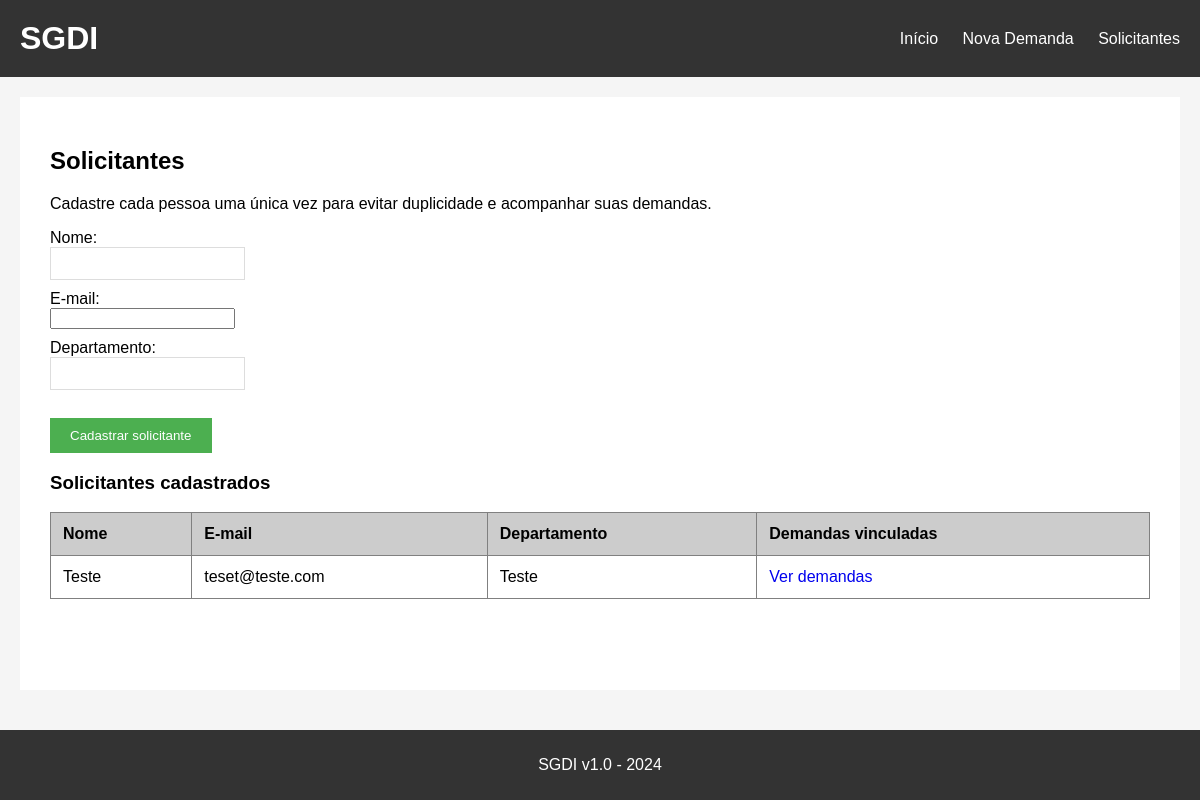
The page /solicitantes on the database as committed earlier.
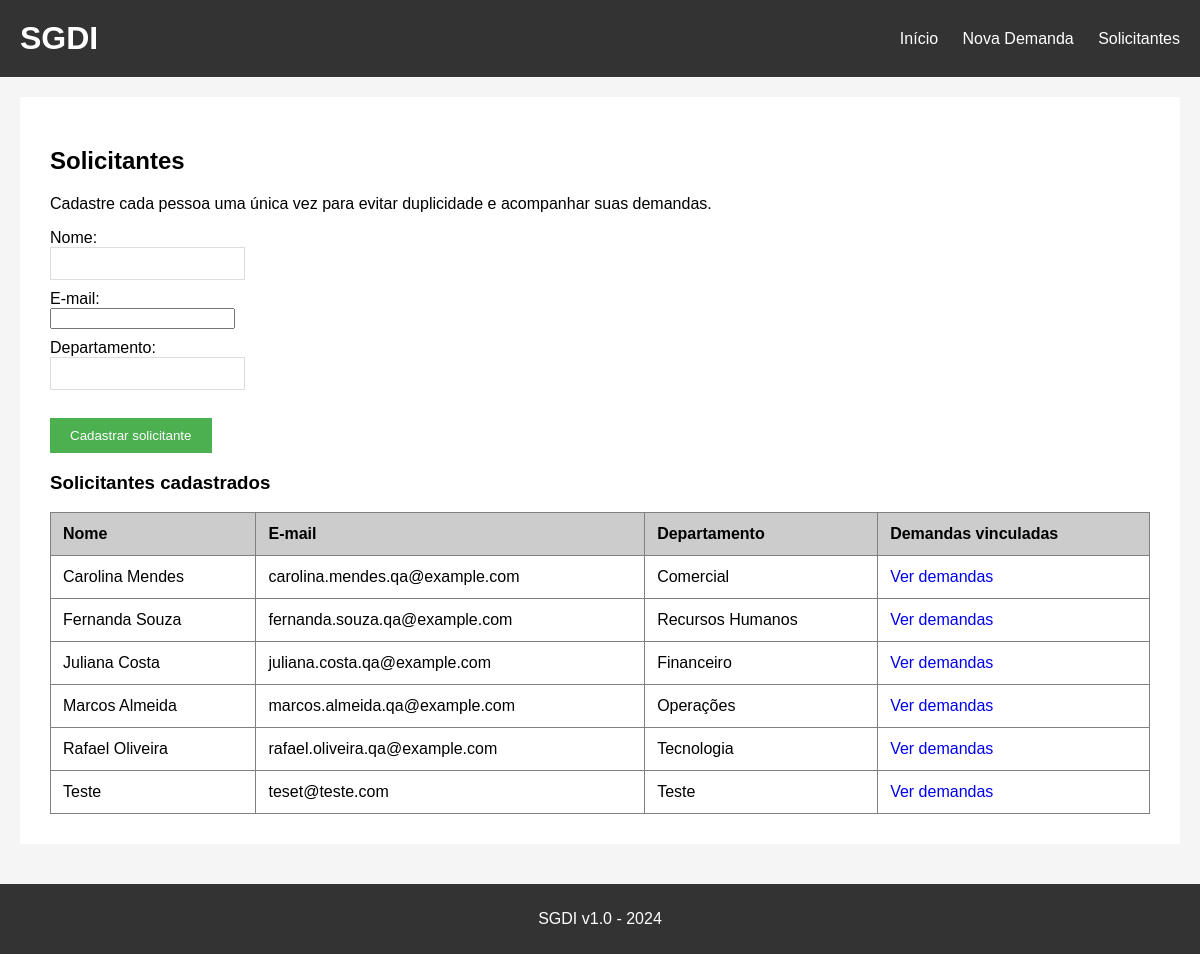
The same page on the database as committed later.
### tables this page shows
CREATE TABLE solicitantes (
        id INTEGER PRIMARY KEY AUTOINCREMENT,
        nome TEXT NOT NULL COLLATE NOCASE UNIQUE,
        email TEXT NOT NULL COLLATE NOCASE UNIQUE,
        departamento TEXT NOT NULL
    );

### app.py (the view, shortened to what this page needs)
@app.route('/solicitantes', methods=['GET', 'POST'])
def solicitantes():
    conn = get_db()
    ensure_schema(conn)
    cadastrados = get_solicitantes(conn)
    conn.close()
    return render_template('solicitantes.html', solicitantes=cadastrados)

### app.py (called while the page is built)
def get_db():
    conn = sqlite3.connect('demandas.db')
    conn.row_factory = sqlite3.Row
    conn.execute('PRAGMA foreign_keys = ON')
    return conn

def ensure_schema(conn):
    conn.execute('''CREATE TABLE IF NOT EXISTS solicitantes (
        id INTEGER PRIMARY KEY AUTOINCREMENT,
        nome TEXT NOT NULL COLLATE NOCASE UNIQUE,
        email TEXT NOT NULL COLLATE NOCASE UNIQUE,
        departamento TEXT NOT NULL
    )''')
    columns = [row['name'] for row in conn.execute('PRAGMA table_info(demandas)')]
    if 'solicitante_id' not in columns:
        conn.execute('ALTER TABLE demandas ADD COLUMN solicitante_id INTEGER REFERENCES solicitantes(id)')
    conn.commit()

def get_solicitantes(conn):
    return conn.execute(
        'SELECT id, nome, email, departamento FROM solicitantes ORDER BY nome'
    ).fetchall()

### templates/solicitantes.html
{% extends "base.html" %}
{% block content %}
<h2>Solicitantes</h2>
<p>Cadastre cada pessoa uma única vez para evitar duplicidade e acompanhar suas demandas.</p>
<form method="POST" action="/solicitantes">
<div><label>Nome:</label><br><input type="text" name="nome" required></div>
<div><label>E-mail:</label><br><input type="email" name="email" required></div>
<div><label>Departamento:</label><br><input type="text" name="departamento" required></div><br>
<button type="submit">Cadastrar solicitante</button>
</form>
<h3>Solicitantes cadastrados</h3>
<table border="1" cellpadding="10" cellspacing="0" width="100%">
<thead><tr bgcolor="#cccccc"><th>Nome</th><th>E-mail</th><th>Departamento</th><th>Demandas vinculadas</th></tr></thead>
<tbody>
{% for solicitante in solicitantes %}
<tr><td>{{ solicitante['nome'] }}</td><td>{{ solicitante['email'] }}</td><td>{{ solicitante['departamento'] }}</td><td><a href="/?solicitante_id={{ solicitante['id'] }}">Ver demandas</a></td></tr>
{% else %}<tr><td colspan="4">Nenhum solicitante cadastrado.</td></tr>{% endfor %}
</tbody></table>
{% endblock %}

Rows that differ between the two databases and show on the page:
added solicitantes: nome "Carolina Mendes", email "carolina.mendes.qa@example.com", departamento "Comercial"
added solicitantes: nome "Fernanda Souza", email "fernanda.souza.qa@example.com", departamento "Recursos Humanos"
added solicitantes: nome "Juliana Costa", email "juliana.costa.qa@example.com", departamento "Financeiro"
added solicitantes: nome "Marcos Almeida", email "marcos.almeida.qa@example.com", departamento "Operações"
added solicitantes: nome "Rafael Oliveira", email "rafael.oliveira.qa@example.com", departamento "Tecnologia"
